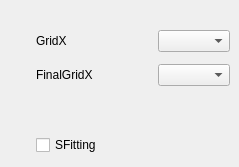
       <widget class="QWidget" name="cosXPage">
        <widget class="QCheckBox" name="cosXSFittingCheck">
         <property name="enabled">
          <bool>true</bool>
         </property>
         <property name="geometry">
          <rect>
           <x>36</x>
           <y>132</y>
           <width>109</width>
           <height>26</height>
          </rect>
         </property>
         <property name="text">
          <string>SFitting</string>
         </property>
        </widget>
        <widget class="QWidget" name="layoutWidget">
         <property name="geometry">
          <rect>
           <x>36</x>
           <y>24</y>
           <width>194</width>
           <height>70</height>
          </rect>
         </property>
         <layout class="QGridLayout" name="gridLayout_7">
          <item row="0" column="0">
           <widget class="QLabel" name="label_31">
            <property name="text">
             <string>GridX</string>
            </property>
           </widget>
          </item>
          <item row="0" column="1">
           <spacer name="horizontalSpacer_24">
            <property name="orientation">
             <enum>Qt::Horizontal</enum>
            </property>
            <property name="sizeHint" stdset="0">
             <size>
              <width>40</width>
              <height>20</height>
             </size>
            </property>
           </spacer>
          </item>
          <item row="0" column="2">
           <widget class="QComboBox" name="cosXGridCombo"/>
          </item>
          <item row="1" column="0" colspan="2">
           <widget class="QLabel" name="label_32">
            <property name="text">
             <string>FinalGridX</string>
            </property>
           </widget>
          </item>
          <item row="1" column="2">
           <widget class="QComboBox" name="cosXFinalGridCombo"/>
          </item>
         </layout>
        </widget>
       </widget>
